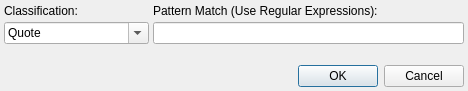
<?xml version="1.0" encoding="UTF-8"?>
<ui version="4.0">
 <class>dialogClassification</class>
 <widget class="QDialog" name="dialogClassification">
  <property name="geometry">
   <rect>
    <x>0</x>
    <y>0</y>
    <width>468</width>
    <height>91</height>
   </rect>
  </property>
  <property name="sizePolicy">
   <sizepolicy hsizetype="Preferred" vsizetype="Preferred">
    <horstretch>0</horstretch>
    <verstretch>0</verstretch>
   </sizepolicy>
  </property>
  <property name="windowTitle">
   <string>Classification</string>
  </property>
  <layout class="QVBoxLayout" name="verticalLayout_3">
   <property name="spacing">
    <number>4</number>
   </property>
   <property name="leftMargin">
    <number>4</number>
   </property>
   <property name="topMargin">
    <number>4</number>
   </property>
   <property name="rightMargin">
    <number>4</number>
   </property>
   <property name="bottomMargin">
    <number>4</number>
   </property>
   <item>
    <layout class="QHBoxLayout" name="horizontalLayout">
     <property name="spacing">
      <number>4</number>
     </property>
     <item>
      <layout class="QVBoxLayout" name="verticalLayoutClassify">
       <property name="spacing">
        <number>4</number>
       </property>
       <item>
        <widget class="QLabel" name="labelClassification">
         <property name="text">
          <string>Classification:</string>
         </property>
        </widget>
       </item>
       <item>
        <widget class="QComboBox" name="comboBoxClassification">
         <property name="editable">
          <bool>true</bool>
         </property>
         <item>
          <property name="text">
           <string>Quote</string>
          </property>
         </item>
         <item>
          <property name="text">
           <string>Functional Design</string>
          </property>
         </item>
         <item>
          <property name="text">
           <string>Estimate</string>
          </property>
         </item>
         <item>
          <property name="text">
           <string>Purchase Order</string>
          </property>
         </item>
         <item>
          <property name="text">
           <string>Change Request</string>
          </property>
         </item>
         <item>
          <property name="text">
           <string>Risk Register</string>
          </property>
         </item>
         <item>
          <property name="text">
           <string>Project Schedule</string>
          </property>
         </item>
         <item>
          <property name="text">
           <string>Issues List</string>
          </property>
         </item>
         <item>
          <property name="text">
           <string>Activity Report</string>
          </property>
         </item>
         <item>
          <property name="text">
           <string>Meeting Presentation</string>
          </property>
         </item>
        </widget>
       </item>
      </layout>
     </item>
     <item>
      <layout class="QVBoxLayout" name="verticalLayoutPatternMatch">
       <property name="spacing">
        <number>4</number>
       </property>
       <item>
        <widget class="QLabel" name="labelPatternMatching">
         <property name="text">
          <string>Pattern Match (Use Regular Expressions):</string>
         </property>
        </widget>
       </item>
       <item>
        <widget class="QLineEdit" name="lineEditPatternMatch"/>
       </item>
      </layout>
     </item>
    </layout>
   </item>
   <item>
    <spacer name="verticalSpacer">
     <property name="orientation">
      <enum>Qt::Vertical</enum>
     </property>
     <property name="sizeHint" stdset="0">
      <size>
       <width>20</width>
       <height>40</height>
      </size>
     </property>
    </spacer>
   </item>
   <item>
    <widget class="QDialogButtonBox" name="buttonBox">
     <property name="sizePolicy">
      <sizepolicy hsizetype="Expanding" vsizetype="Expanding">
       <horstretch>0</horstretch>
       <verstretch>1</verstretch>
      </sizepolicy>
     </property>
     <property name="orientation">
      <enum>Qt::Horizontal</enum>
     </property>
     <property name="standardButtons">
      <set>QDialogButtonBox::Cancel|QDialogButtonBox::Ok</set>
     </property>
    </widget>
   </item>
  </layout>
 </widget>
 <resources/>
 <connections>
  <connection>
   <sender>buttonBox</sender>
   <signal>accepted()</signal>
   <receiver>dialogClassification</receiver>
   <slot>accept()</slot>
   <hints>
    <hint type="sourcelabel">
     <x>248</x>
     <y>254</y>
    </hint>
    <hint type="destinationlabel">
     <x>157</x>
     <y>274</y>
    </hint>
   </hints>
  </connection>
  <connection>
   <sender>buttonBox</sender>
   <signal>rejected()</signal>
   <receiver>dialogClassification</receiver>
   <slot>reject()</slot>
   <hints>
    <hint type="sourcelabel">
     <x>316</x>
     <y>260</y>
    </hint>
    <hint type="destinationlabel">
     <x>286</x>
     <y>274</y>
    </hint>
   </hints>
  </connection>
 </connections>
</ui>
